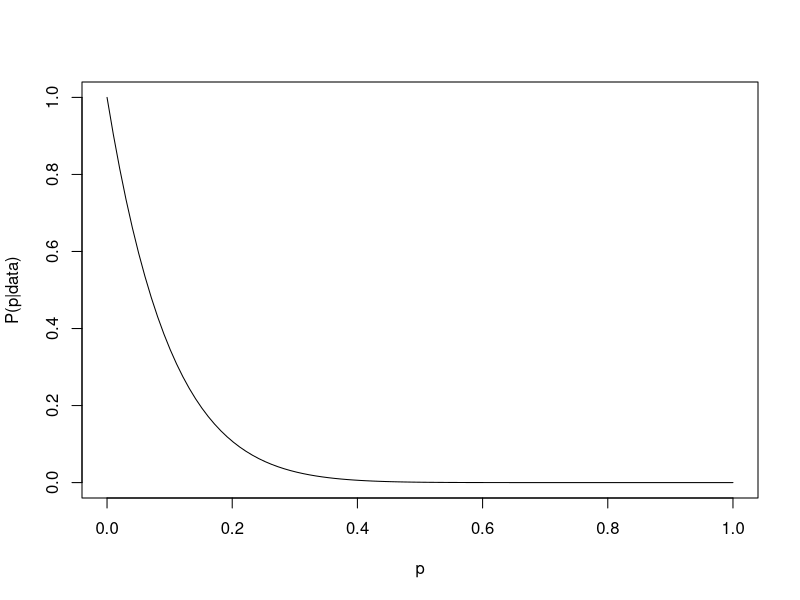
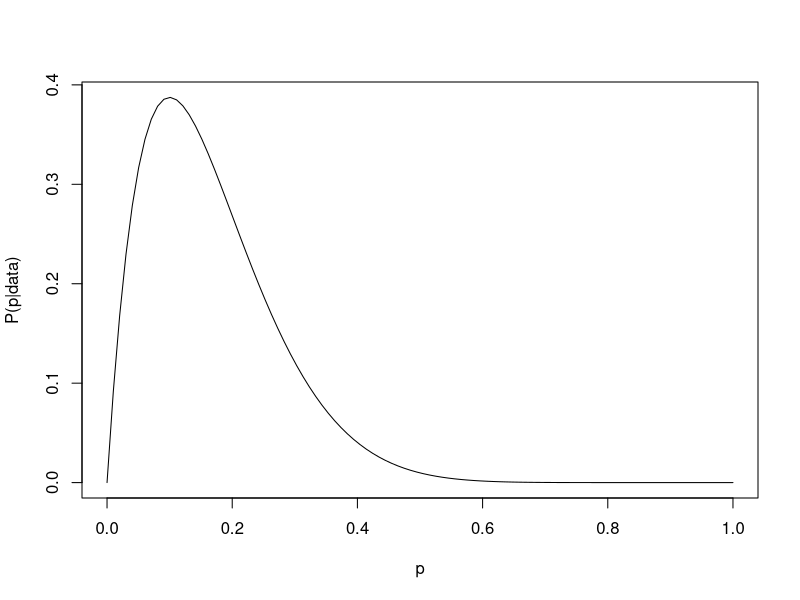
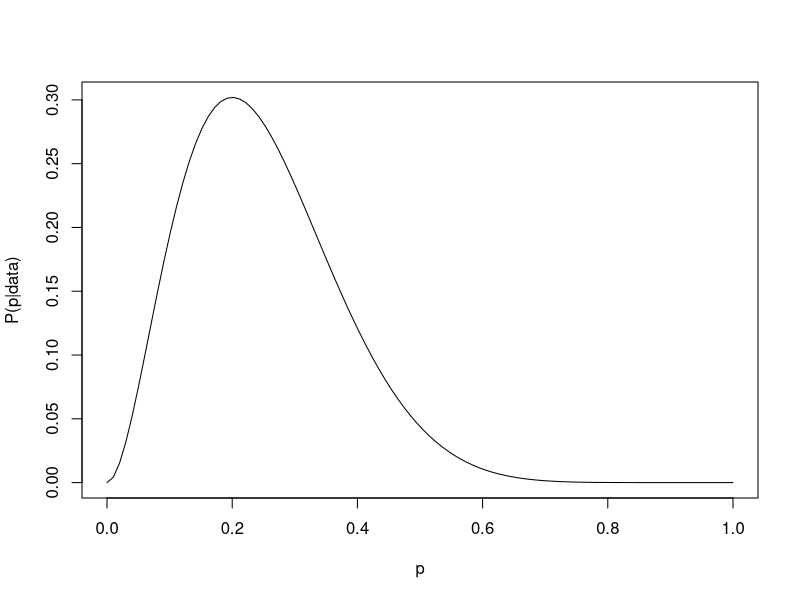
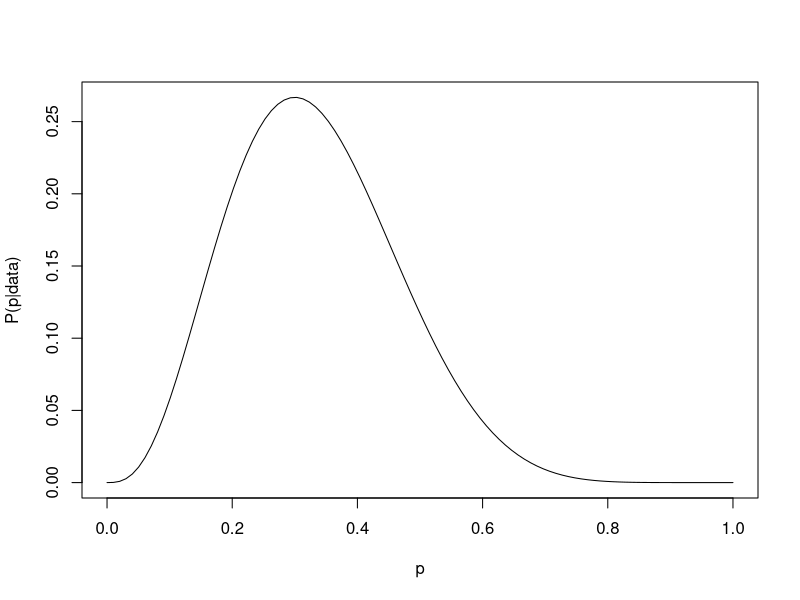
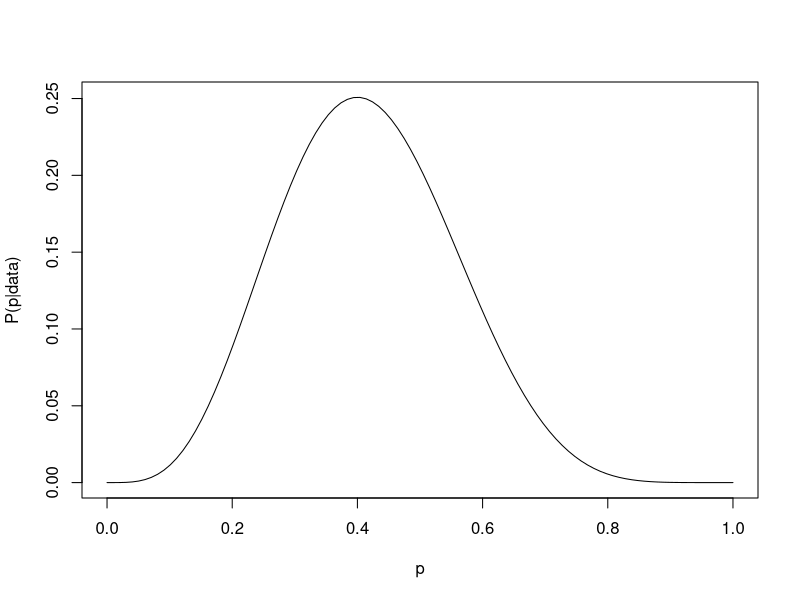
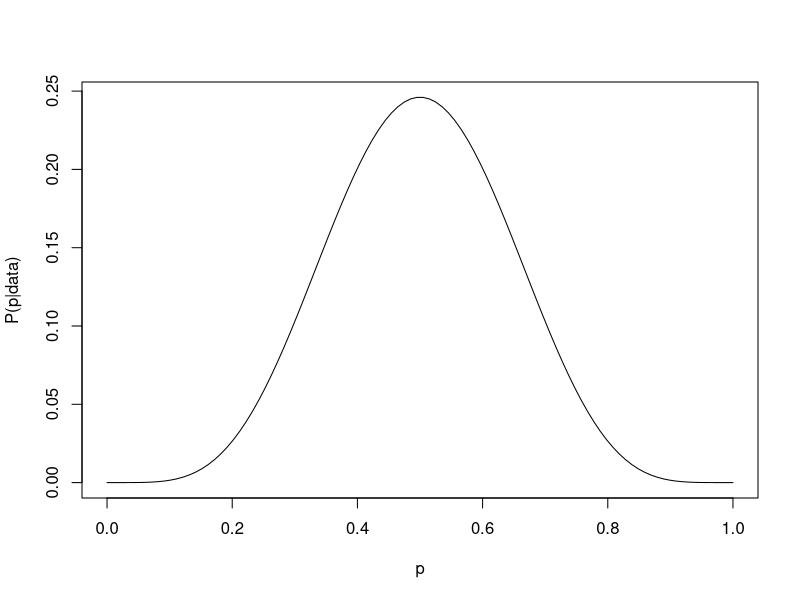
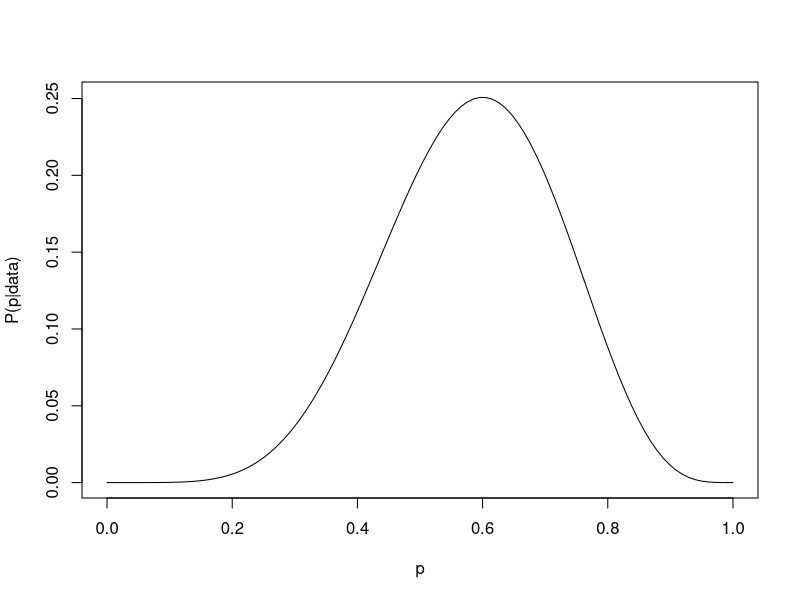
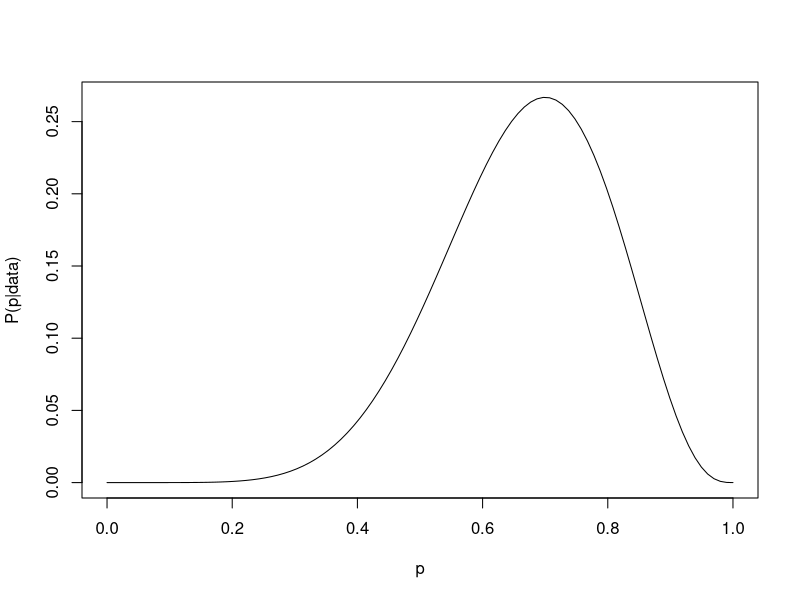

These charts were generated, in order, by the following R code:
# This will fit a binomial distribution to a given number of trials and
# successes, and plot the fit. The intent is to give an idea of how the
# distribution successively narrows as more data is supplied. This is
# based on a demonstration in Chap. 2 of Statistical Rethinking by 
# McElreath


n_steps <- 100
binom_p <- seq(from=0, to=1, length.out=n_steps)

# Fit a binomial distribution to the given number of trials and
# successes and plot it, dropping the plot in a folder named
# binomial_experiment_plots
binomial_fit <- function(trials, successes) {
   binom_L <- dbinom(successes, size = trials, prob = binom_p)
   jpeg(file=paste0("binomial_experiment_plots/Binomial_fit_", trials, "_", successes, ".jpg"))
   plot(binom_p, binom_L, type="l", xlab="p", ylab="P(p|data)", xlim = c(0,1))
   dev.off()
}

# Fit each possible number of successes given the number of trials
binomial_fits_by_trials <- function(trials) {
   for (i in 0:trials) {
      binomial_fit(trials, i)
   }
}

trials <- 10
binomial_fits_by_trials(trials)
